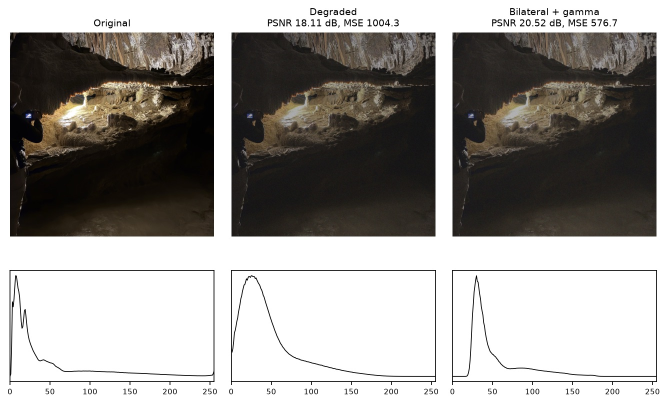
#> input picture Homework1/images/output/comparison/cave_bilateral_gamma.jpeg, 1335 x 807 px, given in place of low_light.png, which was not available (shown at 1/2 size)
$ python degrade.py
#> lines starting #> are read from the running program, lines starting #| are printed output that depends on the picture
import cv2
import numpy as np

"""
This script slightly reduces contrast and adds noise to the images
"""
np.random.seed(42)

IMAGES_NAMES = ["low_light.png", "outside.png", "cave.png"]


for image_name in IMAGES_NAMES:

    image = cv2.imread(f"./images/{image_name}")
#> image is the input picture: shape (807, 1335, 3); mean B, G, R 151.1, 154.4, 157.1

    # reduce contrast around the mean
    alpha = 0.6
    gray = np.full_like(image, int(image.mean()))
    low = cv2.addWeighted(image, alpha, gray, 1 - alpha, 0)
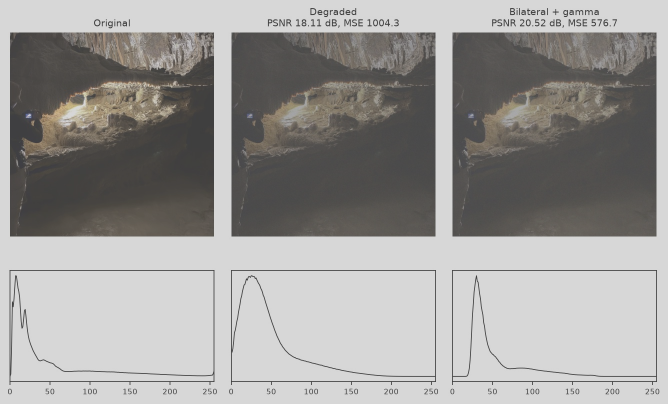
#> low: shape (807, 1335, 3) (shown at 1/2 size); mean B, G, R 152.5, 154.4, 156.1

    # Add gaussian noise
    mean = 0
    std = 25
    noise = np.random.normal(mean, std, low.shape)
    noisy_image = np.clip(low.astype(np.float32) + noise, 0, 255).astype(np.uint8)

    cv2.imwrite(f"./images/degraded/{image_name}", noisy_image)
#> pass 2 of the loop `for image_name in IMAGES_NAMES:`:
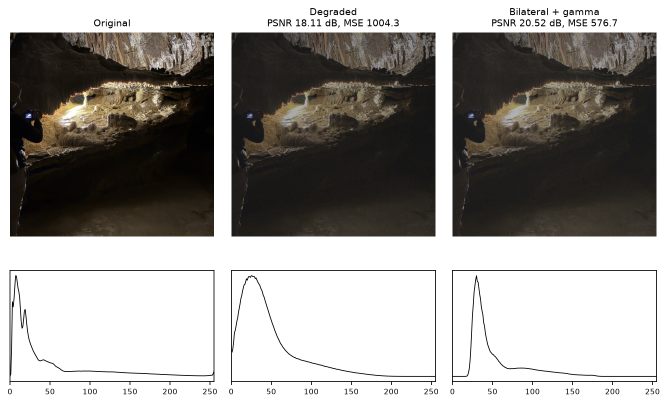
#> input picture Homework1/images/output/comparison/cave_bilateral_gamma.png, 1335 x 807 px, given in place of outside.png, which was not available (shown at 1/2 size)
#> image is the input picture: shape (807, 1335, 3); mean B, G, R 151.1, 154.5, 157.1
#> `low = cv2.addWeighted(image, alpha, gray, 1 - alpha, 0)`:
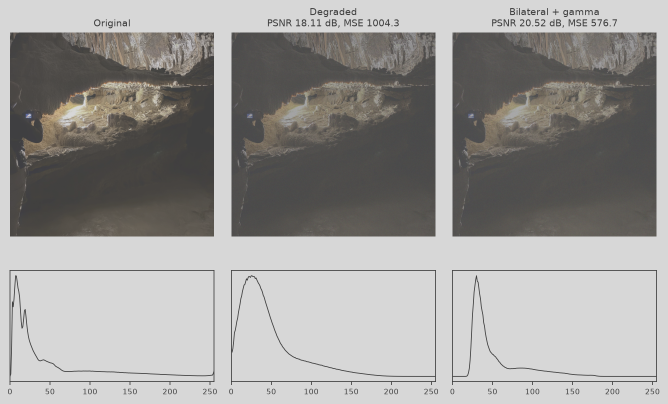
#> low: shape (807, 1335, 3) (shown at 1/2 size); mean B, G, R 152.5, 154.5, 156.1
